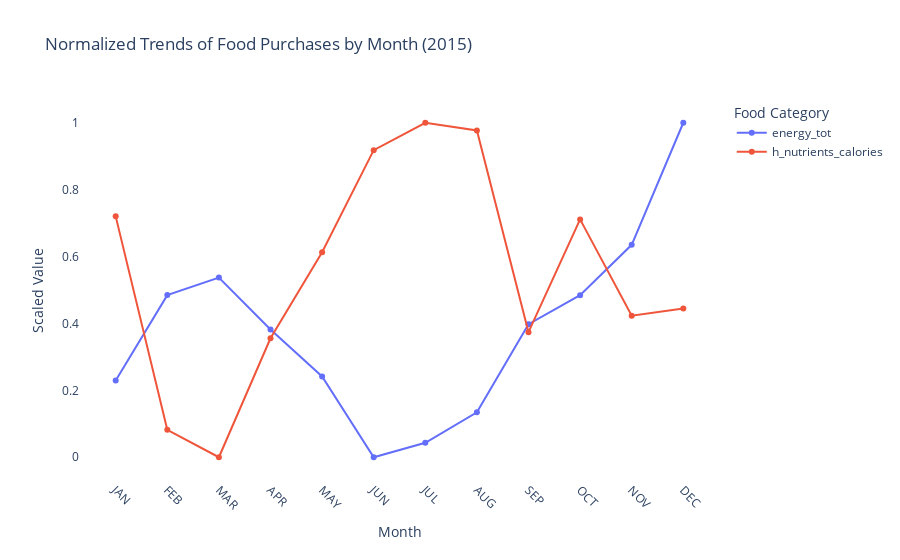

This figure's notebook cell:
### Code cell
# roup the data by borough and month, summing the calories
grouped = grocery_data_monthly.groupby(['month']).sum().reset_index()

# Add borough names from the map dataframe
grouped = grouped.set_index('area_id').join(map_data.set_index('GSS_CODE')['NAME']).reset_index()

# List of food categories to normalize
food_categories = ['energy_tot','h_nutrients_calories']

# Normalize each food category (min-max normalization)
for col in food_categories:
    grouped[col] = (grouped[col] - grouped[col].min()) / (grouped[col].max() - grouped[col].min())

# Melt the dataframe to create an interactive multi-line chart
grouped_melted = grouped.melt(id_vars=['month'], value_vars=food_categories, var_name='Food Category', value_name='Normalized Calories')

# Create the interactive line chart
fig = px.line(grouped_melted, x='month', y='Normalized Calories', color='Food Category', markers=True,
              title='Normalized Trends of Food Purchases by Month (2015)',
              labels={'month': 'Month', 'Normalized Calories': 'Scaled Value'})

fig.update_layout(xaxis_tickangle=45, legend_title_text='Food Category', plot_bgcolor='rgba(0,0,0,0)')
fig.show()

### Figure 1 — Plotly figure (JSON) as saved in the notebook; plotly's stock layout.template omitted (floating-point values rounded to 4 significant figures)
{"data": [{"hovertemplate": "Food Category=energy_tot<br>Month=%{x}<br>Scaled Value=%{y}<extra></extra>", "legendgroup": "energy_tot", "line": {"color": "#636efa", "dash": "solid"}, "marker": {"symbol": "circle"}, "mode": "lines+markers", "name": "energy_tot", "orientation": "v", "showlegend": true, "type": "scatter", "x": ["JAN", "FEB", "MAR", "APR", "MAY", "JUN", "JUL", "AUG", "SEP", "OCT", "NOV", "DEC"], "xaxis": "x", "y": [0.2293, 0.4847, 0.537, 0.3819, 0.2417, 0, 0.04319, 0.1346, 0.3977, 0.4846, 0.6351, 1], "yaxis": "y"}, {"hovertemplate": "Food Category=h_nutrients_calories<br>Month=%{x}<br>Scaled Value=%{y}<extra></extra>", "legendgroup": "h_nutrients_calories", "line": {"color": "#EF553B", "dash": "solid"}, "marker": {"symbol": "circle"}, "mode": "lines+markers", "name": "h_nutrients_calories", "orientation": "v", "showlegend": true, "type": "scatter", "x": ["JAN", "FEB", "MAR", "APR", "MAY", "JUN", "JUL", "AUG", "SEP", "OCT", "NOV", "DEC"], "xaxis": "x", "y": [0.7201, 0.08211, 0, 0.3557, 0.6131, 0.9182, 1, 0.9771, 0.3741, 0.7111, 0.4232, 0.4446], "yaxis": "y"}], "layout": {"legend": {"title": {"text": "Food Category"}, "tracegroupgap": 0}, "plot_bgcolor": "rgba(0,0,0,0)", "title": {"text": "Normalized Trends of Food Purchases by Month (2015)"}, "xaxis": {"anchor": "y", "domain": [0, 1], "tickangle": 45, "title": {"text": "Month"}}, "yaxis": {"anchor": "x", "domain": [0, 1], "title": {"text": "Scaled Value"}}}}
